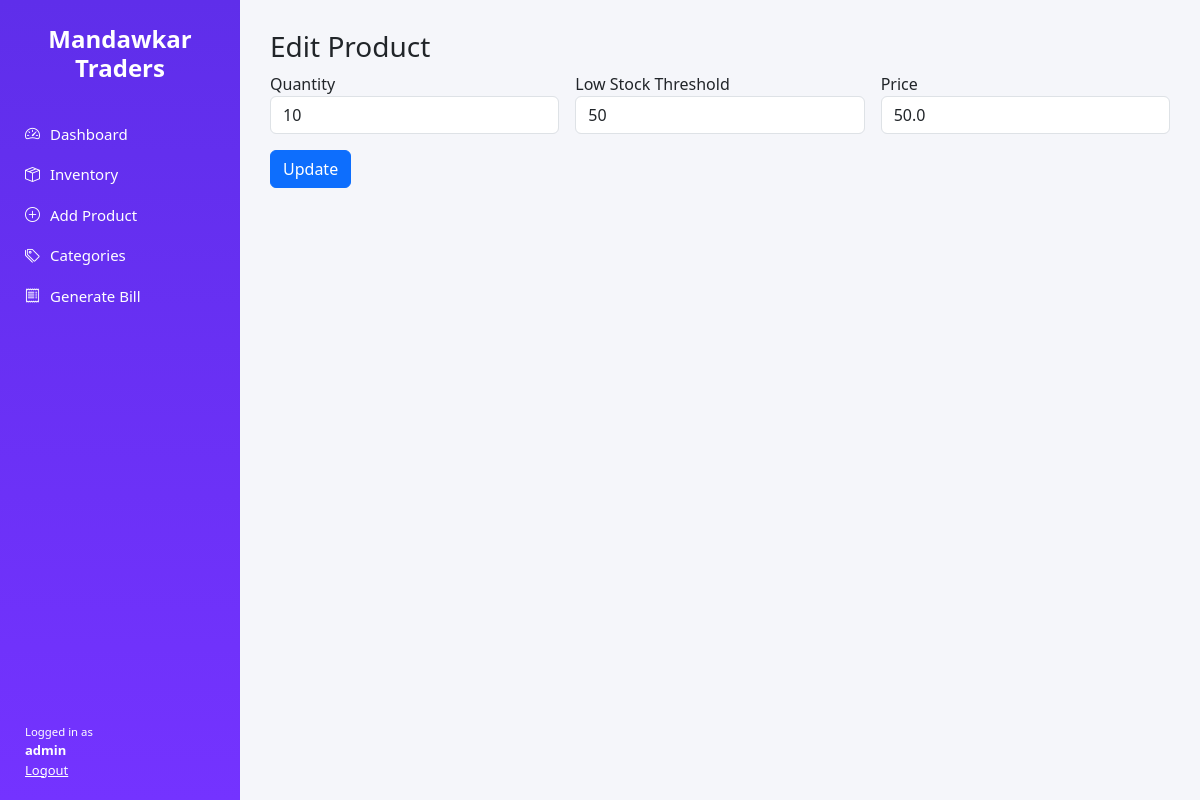
Screenshot of /edit/1 (signed in) with the database file from the repository.
### tables this page shows
CREATE TABLE products (
            id INTEGER PRIMARY KEY AUTOINCREMENT,
            category TEXT NOT NULL,
            size TEXT,
            type TEXT,
            variant TEXT,
            pattern TEXT,
            quantity INTEGER NOT NULL,
            threshold INTEGER NOT NULL DEFAULT 10,
            price REAL NOT NULL,
            last_updated TEXT NOT NULL
        );

### app.py (the view, shortened to what this page needs)
@app.route("/edit/<int:product_id>", methods=["GET", "POST"])
@login_required()
def edit_product(product_id):
    conn = get_connection()
    cursor = conn.cursor()
    cursor.execute("SELECT * FROM products WHERE id = ?", (product_id,))
    product = cursor.fetchone()
    conn.close()
    return render_template("edit_product.html", product=product)

### app.py (called while the page is built)
def login_required(role=None):
    def decorator(func):
        @wraps(func)
        def wrapper(*args, **kwargs):
            if "user" not in session:
                return redirect(url_for("login"))
            if role and session.get("role") != role:
                return "Access Denied", 403
            return func(*args, **kwargs)
        return wrapper
    return decorator

### utils/db.py (called while the page is built)
def get_connection():
    return sqlite3.connect(DB_NAME)

### templates/edit_product.html
{% extends "base.html" %}
{% block content %}
<h3>Edit Product</h3>
<form method="POST">
  <div class="row g-3">
    <div class="col-md-4">
      <label>Quantity</label>
      <input name="quantity" type="number" value="{{ product[6] }}" class="form-control" required>
    </div>
    <div class="col-md-4">
      <label>Low Stock Threshold</label>
      <input name="threshold" type="number" value="{{ product[7] }}" class="form-control" required>
    </div>
    <div class="col-md-4">
      <label>Price</label>
      <input name="price" type="number" step="0.01" value="{{ product[8] }}" class="form-control" required>
    </div>
  </div>
  <button class="btn btn-primary mt-3">Update</button>
</form>
{% endblock %}

### static/css/theme.css (style rules this page uses)
body { margin: 0; font-family: 'Segoe UI', sans-serif; background: #f5f6fa; }

### rows the page displays
products: quantity "10", threshold "50", price "50.0"

### other values shown
{{ session.get('user') }} "admin"
